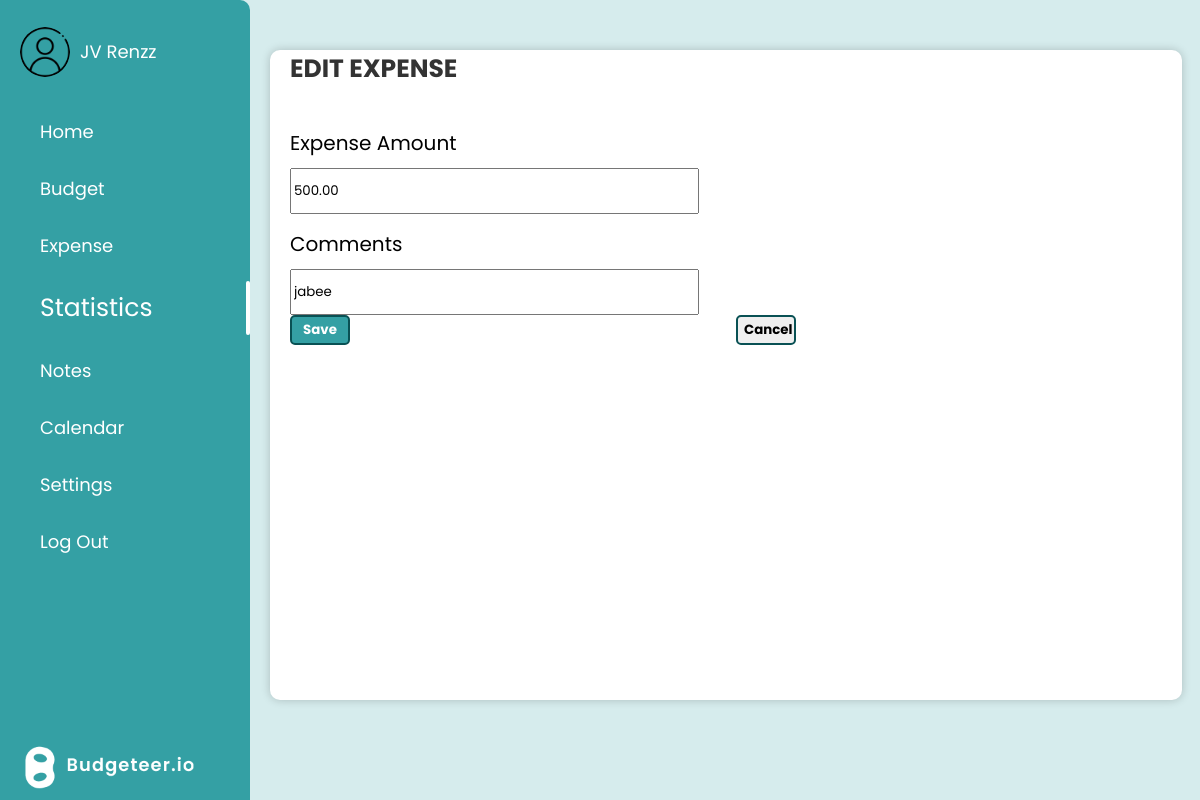
The page /budgeteer/change_expense.php?expense_id=7 (signed in) on the database its author committed.
### tables this page shows
CREATE TABLE `users` (
  `user_id` int(11) NOT NULL,
  `first_name` varchar(255) NOT NULL,
  `last_name` varchar(255) NOT NULL,
  `username` varchar(20) NOT NULL,
  `email` varchar(50) NOT NULL,
  `password` varchar(255) NOT NULL
);

CREATE TABLE `expenses` (
  `expense_id` int(11) NOT NULL,
  `user_id` int(11) NOT NULL,
  `expense_amount` decimal(8,2) NOT NULL,
  `expense_date` date NOT NULL,
  `payment_method_id` int(11) NOT NULL,
  `category_id` int(11) NOT NULL,
  `expense_comment` varchar(100) DEFAULT NULL
);

### budgeteer/change_expense.php (the view, shortened to what this page needs)
<!DOCTYPE html>
<html>
<head>
	<link rel="stylesheet" href="expensestyle.css">
</head>
<body>
<div class="navbar">
		<div class="profile">
			<img src="images/profile pic.png" alt="Profile Picture">
			<?php
				$servername = "localhost";
				$username = "root";
				$password = "";
				$dbname = "my_budget";
				$conn = new mysqli($servername, $username, $password, $dbname);
				$user_id = $_SESSION['loggedUserId'];
				$sql = "SELECT first_name FROM users WHERE user_id = '$user_id'";
				$result =  mysqli_query($conn, $sql);
				if (mysqli_num_rows($result) > 0) {
					$row = mysqli_fetch_assoc($result);
					$current_fname = $row['first_name'];
				}
				echo'<p>';
				echo $current_fname;
				echo'</p>';
			?>
		</div>
		<ul>
			<li>
        <?php
          $userStartDate = date('Y-m-d');
		      $userEndDate = date('Y-m-d');
          echo '<a href="home.php?userStartDate='.$userStartDate.'&userEndDate='.$userEndDate.'">Home</a>';
        ?>
      </li>
			<li><a href="budget.php">Budget</a></li>
      <li><a href="expense.php">Expense</a></li>
			<li>
        <?php
          $userStartDate = date('Y-m-01');
          $userEndDate = date('Y-m-t');
          echo '<a href="summary.php?userStartDate='.$userStartDate.'&userEndDate='.$userEndDate.'.&period=month" class="active">Statistics</a>';
        ?>
      </li>
      <li><a href="#">Notes</a></li>
      <li><a href="calendar.php">Calendar</a></li>
      <li><a href="settings.php">Settings</a></li>
      <li><a href="logout.php">Log Out</a></li>
		</ul>
        <div class="logo">
            <img src="images/Logo3.png" alt="Logo">
          </div>
	</div>
	<?php
        $servername = "localhost";
        $username = "root";
        $password = "";
        $dbname = "my_budget";
        $conn = new mysqli($servername, $username, $password, $dbname);
		$expense_id = $_GET['expense_id'];
		$sql = "SELECT expense_id, expense_amount, expense_comment FROM expenses WHERE expense_id = '$expense_id'";
		$result = mysqli_query($conn, $sql);
		if (mysqli_num_rows($result) > 0) {
			$row = mysqli_fetch_assoc($result);
			$current_amount = $row['expense_amount'];
			$current_comment = $row['expense_comment'];
		} else {
			echo "Error: User not found";
		}
	?>
	<div class="box">
		<form class="budget-form" method="post">
		<h3>EDIT EXPENSE</h3>
		<div class="column">
			<div class="amount-box">
				<div class="amount"> <span class="">Expense Amount</span> </div>
				<input class="amountinput" type="number" step="0.01" name="expense_amount" value = "<?php echo $current_amount; ?>" required><br>
			</div>
		</div>
		<div class="column">
			<div class="amount-box">
				<div class="amount"> <span class="">Comments</span> </div>
				<input class="amountinput" type="text" name="expense_comment" value = "<?php echo $current_comment; ?>" ><br>
			</div>
			<br>
			<br>
			<input class="saveButton" type="submit" value="Save">
			<button id="cancelButton" class="cancelButton"> Cancel</button>
		</div>
		</form>
	</div>
</body>
</html>

### budgeteer/expensestyle.css (style rules this page uses)
body { margin-left: 250px; background-color: #D6ECED; opacity: 100%; font-family: "Poppins", sans-serif; }
.navbar { height: 100%; width: 250px; position: fixed; z-index: 1; top: 0; left: 0; background-color: #34A0A4; overflow-x: hidden; padding-top: 20px; border-top-right-radius: 10px; border-bottom-right-radius: 10px; margin-right:50px }
.profile { display: flex; align-items: center; margin-bottom: 20px; padding: 0 20px; }
.profile img { height: 50px; width: 50px; border-radius: 50%; margin-right: 10px; }
.profile p { color: white; font-family: 'Poppins', sans-serif; font-size: 18px; }
.navbar ul { list-style-type: none; margin: 0; padding: 0; }
.navbar li a { display: block; font-family: 'Poppins', sans-serif; color: white; padding: 15px 30px; text-decoration: none; font-size: 18px; margin-left: 10px; }
.navbar li a.active { font-size: 25px; color: white; position: relative; }
.navbar li a.active::after { content: ""; display: block; width: 4px; height: 80%; position: absolute; top: 10%; right: 0; background-color: white; border-radius: 5px; }
.logo { position: absolute; bottom: 20px; left: 50%; transform: translateX(-50%); }
.logo img { width: 200px; height: 50px; }
.box { border-radius: 10px; background-color: #fff; box-shadow: 0 0 10px rgba(0, 0, 0, 0.2); margin-left: 20px; margin-right: 10px; height: calc(100vh - 150px); }
h3 { font-size: 25px; font-weight: bold; color: #333333; margin-left: 20px; margin-top: 50px; }
.column { margin-left: 20px; display: grid; grid-template-columns: 1fr 1fr; }
.amount, .date, .method, .category, .comments { font-size: 20px; height: 40px; margin-top: 15px; }
.amountinput, .dateinput, .methodinput, .categoryinput { font-family: "Poppins", sans-serif; height: 40px; width: 90%; }
.amount-box, .method-box, .date-box, .category-box { grid-column-start: 1; }
.saveButton { font-family: "Poppins", sans-serif; font-weight: bold; background-color: #34A0A4; color: #fff; border-color: #095154; border-style: solid; border-radius: 5px; margin-right: 15px; height: 30px; width: 60px; }
.cancelButton { font-family: "Poppins", sans-serif; font-weight: bold; background-color: none; border-color: #095154; border-style: solid; border-radius: 5px; margin-right: 15px; height: 30px; width: 60px; }

### rows shown on the page
users: first_name "JV Renzz"
expenses: expense_amount "500.00", expense_comment "jabee"
